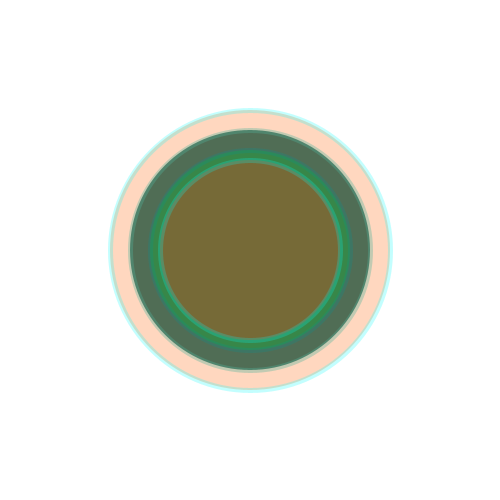
Frame 1 (no input)
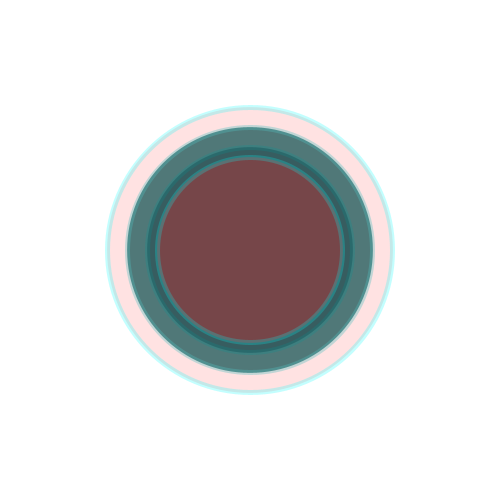
Frame 60 (the mouse pressed at the canvas centre just before this capture)
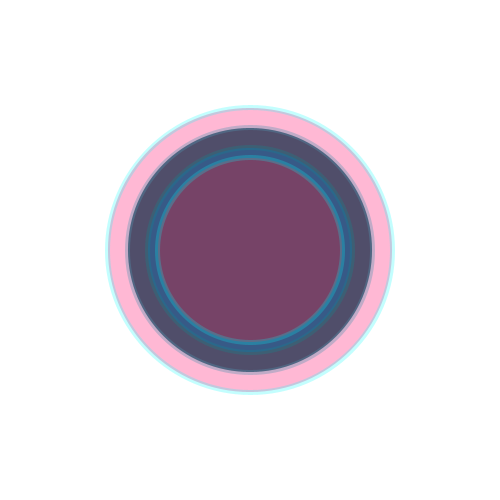
Frame 120 (the mouse held since frame 60 and released just before this capture)

The Processing sketch that drew these frames (run headless with seeded random() and noise(); from frame 60 on, the mouse is pressed at the canvas centre):

// Processing sketch: processing_67289
// ── processing_67289.pde


float radius = 200;
int X, Y;
int nX, nY;
int delay = 16;

void setup() {
  size( 500, 500 );
  strokeWeight( 5 );
  smooth();
  frameRate( 15 ); 
  X = width / 2;
  Y = width / 2;
  nX = X;
  nY = Y;
}

void draw() {

  radius = radius + sin( frameCount / 4 ); 


  X+=(nX-X)/delay;
  Y+=(nY-Y)/delay;

  background( 255, 255, 255 );

  fill( 0, 100, 100);

  stroke(0, 200, 200, 90); 

  ellipse( X, Y, radius+40, radius+40 );  

  fill( 255, random(200), random(200), 80);
  stroke(0, 250, 250, 60); 
  ellipse( X, Y, radius+80, radius+80 ); 

  fill( 0, random(200), random(200), 80);
  stroke(0, 150, 150, 60); 
  ellipse( X, Y, radius, radius );                  

  fill( 255, random(50), random(50), 80);
  stroke(0, 250, 250, 60); 
  ellipse( X, Y, radius-20, radius-20 );
}
